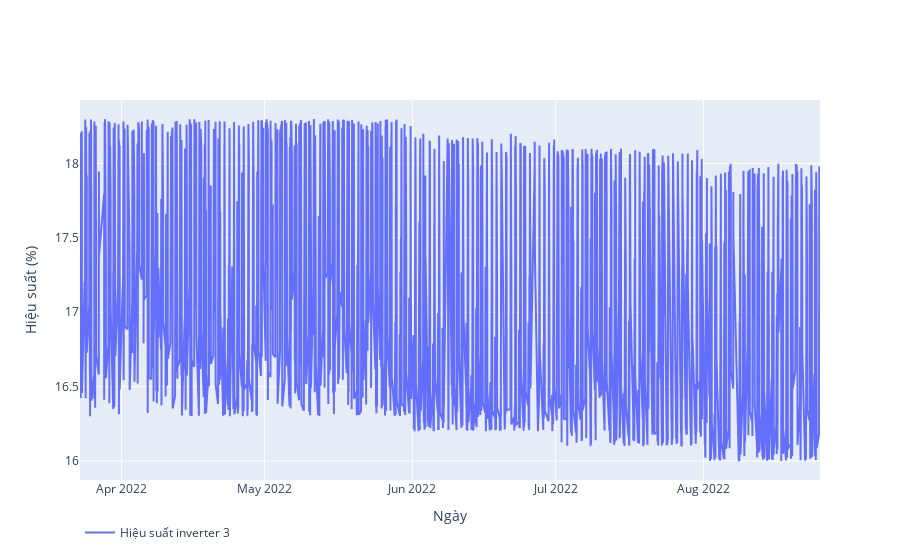

Write notebook code for a chart like this one.
### Code cell
fig = go.Figure()
fig.add_trace(go.Scatter(
    x=df.index,
    y=df['Hieu suat moi'],
    name="Hiệu suất inverter 3 "))
fig.update_traces (
    showlegend = True 
    )
fig.update_layout(
    xaxis_title="Ngày",
    yaxis_title="Hiệu suất (%)"
)
fig.update_layout(legend_orientation="h")
fig.show()

### Figure 1 — Plotly figure (JSON) as saved in the notebook; plotly's stock layout.template omitted (floating-point values rounded to 4 significant figures; data arrays with more than 128 entries replaced by an {"elided": "..."} marker saying what was removed)
{"data": [{"name": "Hiệu suất inverter 3 ", "showlegend": true, "type": "scatter", "x": {"elided": "10120 str values"}, "y": {"elided": "10120 float values"}}], "layout": {"legend": {"orientation": "h"}, "xaxis": {"title": {"text": "Ngày"}}, "yaxis": {"title": {"text": "Hiệu suất (%)"}}}}
